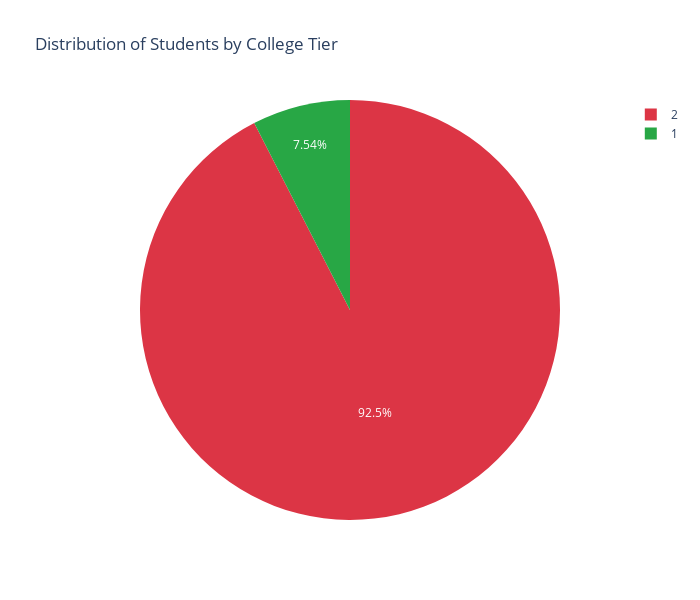

Notebook cell for this chart:
### Markdown cell above
מתכלול הגרפים והנתונים שחקרנו, ניתן לראות באופן מובהק כי כמות הסטודנטים שלומדים באוניברסיטאות ברמה 2, בכל מחוז ומחוז בהודו, גדולה מהלומדים במכללות ברמה 1<br>
על אף שהשכר הממוצע המוצע לאוניברסיטאות ברמה 1 גבוה משמעותית מרמה 2.<br>
דבר זה אינו מפתיע אותנו, כי כפי שראינו, רוב האנשים בהודו לא מצליחים להגיע לאוניברסיטאות ברמה הגבוהה.<br>
הופתענו לגלות שישנם מחוזות בהם אין סטונדטים הלומדים באוניברסיטאות שמדורגות 1.<br>
ממקור חוץ גילינו שאלו מחוזות חלשים בהודו, מדינות לא מתקדמות ומכך הסקנו שאלו מדינות שאין להם משאבים ויכולות להשקיע בלימודים, ולכן אינם מצליחים להתקבל לאוניברסיטאות שמדורגות 1.<br>

בנוסף, המחוז היחיד מכל המחוזות בו כמות האנשים הלומדים במכללה 1 גבוה יותר מרמה 2- הוא דאלי שזה הוא המחוז החזק ביותר בהודו-<br>
מדינת הבירה ולכן הכלכלה וההשקעה בחינוך שם חזקים יותר, ובשל כך הם מגיעים לציונים גבוהים יותר, מתקבלים לאוניברסיטאות בהתאם ומרוויחים מעל הממוצע.

### Code cell
college_tier_counts = pj['CollegeTier'].value_counts().reset_index()
college_tier_counts.columns = ['CollegeTier', 'Count']
fig = px.pie(college_tier_counts, values='Count', names='CollegeTier', 
             title='Distribution of Students by College Tier',
             color_discrete_sequence=['#dc3545', '#28a745'], width=700, height=600)
fig.show()

### Figure 1 — Plotly figure (JSON) as saved in the notebook; plotly's stock layout.template omitted (floating-point values rounded to 4 significant figures)
{"data": [{"domain": {"x": [0, 1], "y": [0, 1]}, "hovertemplate": "CollegeTier=%{label}<br>Count=%{value}<extra></extra>", "labels": [2, 1], "legendgroup": "", "name": "", "showlegend": true, "type": "pie", "values": [2772, 226]}], "layout": {"height": 600, "legend": {"tracegroupgap": 0}, "piecolorway": ["#dc3545", "#28a745"], "title": {"text": "Distribution of Students by College Tier"}, "width": 700}}
